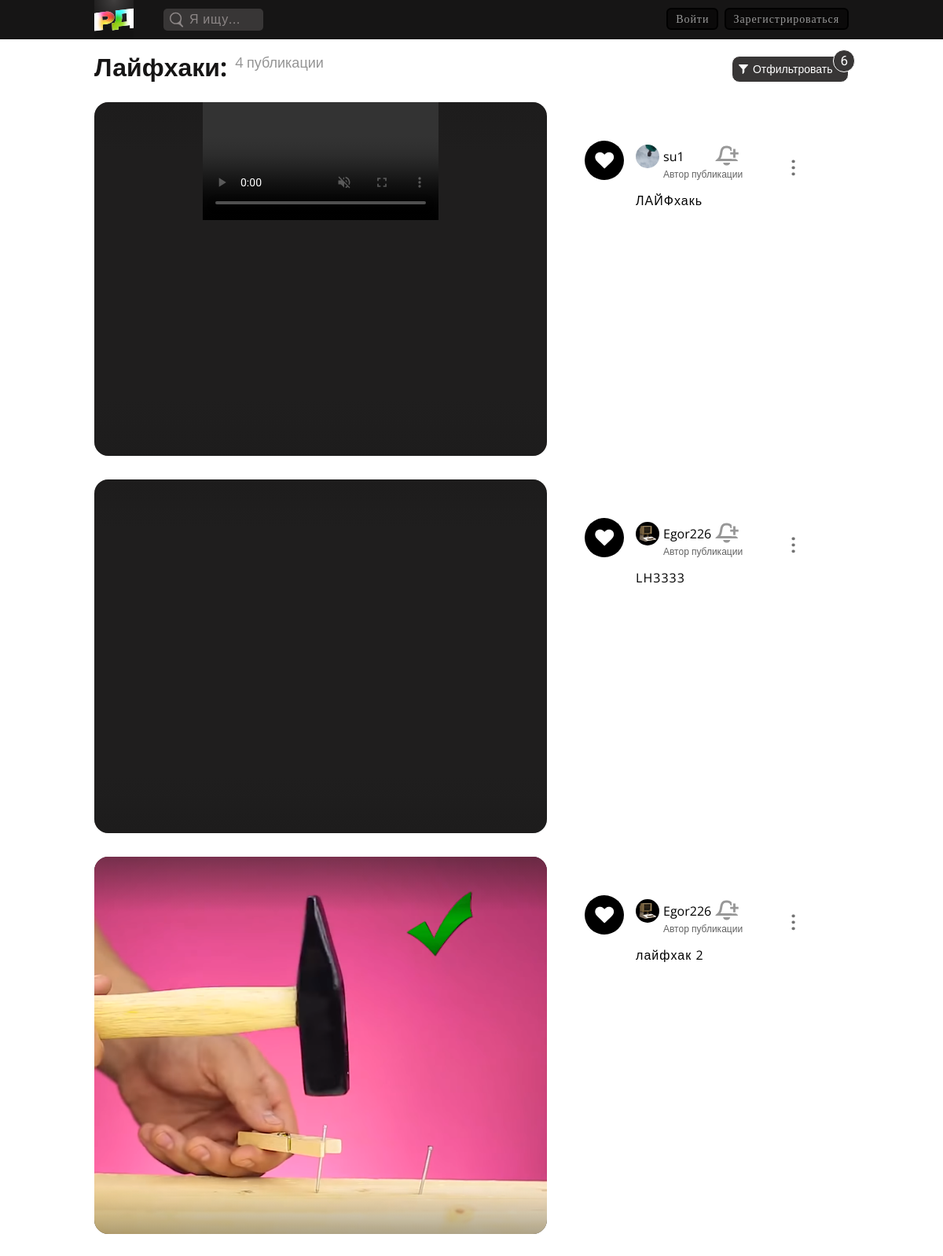
The page /pub/lifehacks/ (upper part) on the database as committed earlier.
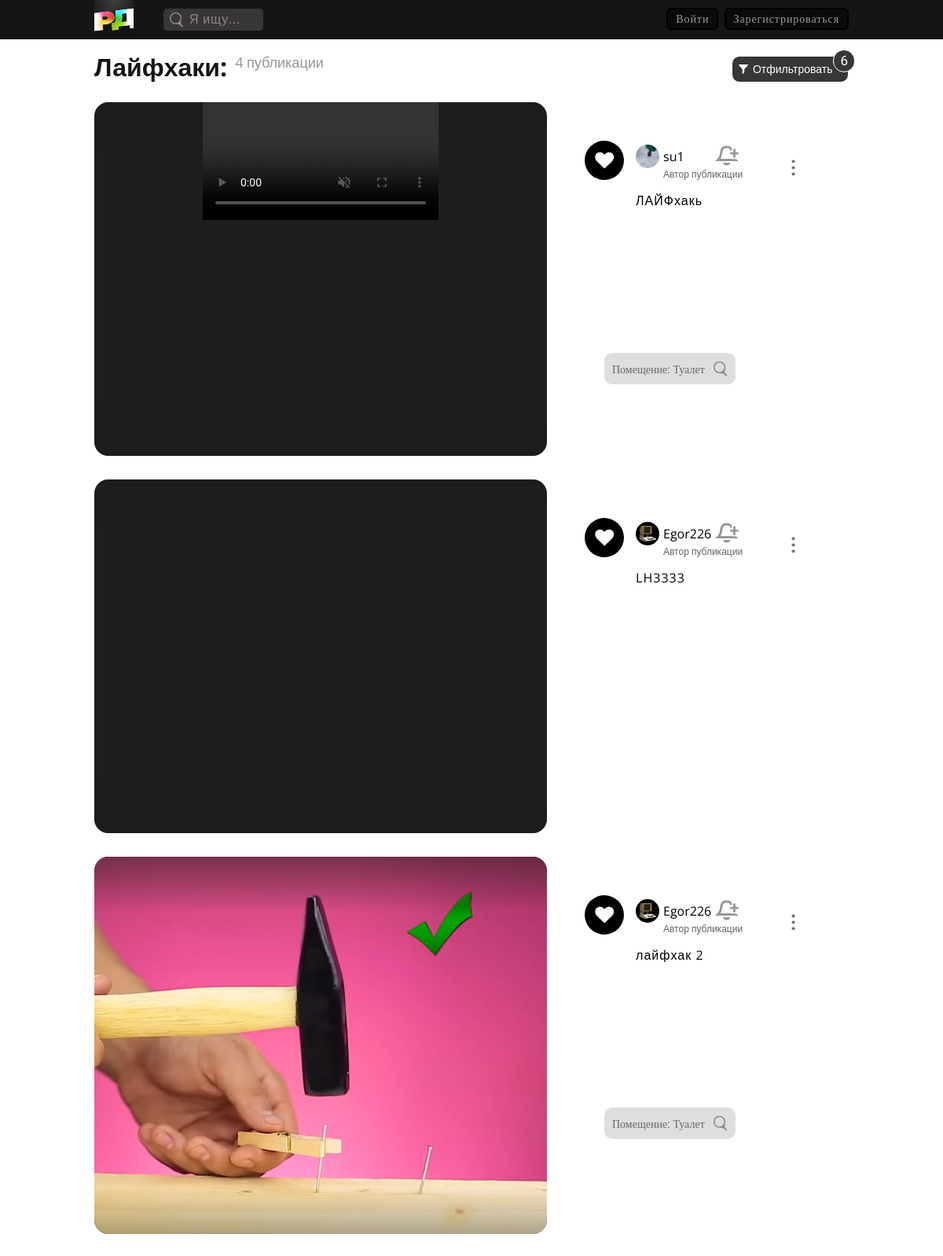
The same page on the database as committed later.
### publicationapp/models.py (models this page shows, shortened)
class Publication(models.Model):
    title = models.CharField(max_length=135, verbose_name='Заголовок публикации')
    type = models.ForeignKey('PubTypes', on_delete=models.SET_DEFAULT, default=1, verbose_name='Вид публикации', blank=False)
    preview = models.FileField(max_length=200, upload_to='pub_media', validators=[FileExtensionValidator(['mp4', 'mov', 'png', 'jpg', 'jpeg', 'pdf'])], verbose_name='Превью')
    content_first_desc =  models.TextField(verbose_name='Текст перед фотографиями', default='')
    content_last_desc =  models.TextField(verbose_name='Текст после фотографий', blank=True, null=True, default='')
    tags = models.ManyToManyField('Tag', verbose_name='Теги публикции')
    cost_min = models.FloatField(validators=[MinValueValidator(0.0)], blank=True, default=0, verbose_name='бюджет от')
    cost_max = models.FloatField(validators=[MinValueValidator(0.0)], blank=True, default=1, verbose_name='бюджет до')
    author = models.ForeignKey(settings.AUTH_USER_MODEL, on_delete=models.DO_NOTHING, null=True, verbose_name='Автор')
    pushed = models.DateTimeField(auto_now_add=True, verbose_name='Дата и время публикации')
    seen_count = models.IntegerField(default=0, verbose_name='Сколько раз публикация была просмотрена')
    saved_count = models.IntegerField(default=0, verbose_name='Сколько раз публикация была сохранена')
    reported_count = models.IntegerField(default=0, verbose_name='Сколько раз на публикация было жалоб')
    shared_count = models.IntegerField(default=0, verbose_name='Сколько раз нажали поделиться публикацией')
    average_age_watchers = models.IntegerField(default=0, verbose_name='Средний возраст просмотревших')
    average_age_savers = models.IntegerField(default=0, verbose_name='Средний возраст сохранивших')
    class Meta:
        verbose_name = 'Публикация'
        verbose_name_plural = 'Публикации'
        ordering = ('-pushed',)

class Tag(models.Model):
    name = models.CharField(max_length=255, verbose_name='Значение тега')
    pub_type = models.ManyToManyField('PubTypes', verbose_name='Тип публикации')
    category = models.ForeignKey('TagCategory', on_delete=models.CASCADE, verbose_name='Категория тега', blank=False)
    class Meta:
        verbose_name = 'Тег публикации'
        verbose_name_plural = 'Теги публикции'

class TagCategory(models.Model):
    name = models.CharField(max_length=135, verbose_name='Название категории')
    class Meta:
        verbose_name = 'Категория тегов'
        verbose_name_plural = 'Категории тегов'
    def __str__(self):
        return self.name

### authapp/models.py (models this page shows, shortened)
class User(AbstractUser):
    photo = models.ImageField(upload_to='users_avatars', blank=True, null=True, default='users_avatars/no_avatar.png', verbose_name='Аватарка')
    role = models.ForeignKey('UserRoles', on_delete=models.SET_DEFAULT, default=1, verbose_name='Роль в ИС', blank=False)
    bio = models.CharField(max_length=100, blank=True, null=True, verbose_name='Самоописание/статус')
    age = models.PositiveIntegerField(verbose_name='Возраст', null=True, blank=True, validators=[MinValueValidator(1), MaxValueValidator(140)])
    phone_number = models.PositiveIntegerField(null=True, blank=False, unique=True, verbose_name="Номер телефона", validators=[MinValueValidator(1), MaxValueValidator(99999999999)])
    last_entry = models.DateTimeField(auto_now=True, verbose_name='Дата и время последней авторизации')
    reported_count = models.IntegerField(default=0, verbose_name='Сколько раз на пользователя было жалоб')
    seen_count = models.IntegerField(default=0, verbose_name='Сколько раз пользователя просматривали')
    class Meta:
        verbose_name = 'Пользователь'
        verbose_name_plural = 'Пользователи'

### publicationapp/views.py (the view)
# urls.py: path('lifehacks/', publicationapp.LifehacksWatch.as_view(), name='lifehacks'),
class LifehacksWatch(ListView):
    model = Publication
    template_name = 'publicationapp/lifehacks.html'
    context_object_name = 'pubs'
    def get_queryset(self):
        pubs = filter_pubs(self.request.GET) if self.request.method == 'GET' and 'to_filter' in self.request.GET else Publication.objects.filter(type=31)
        return pubs
    def get_context_data(self, **kwargs):
        context = super(LifehacksWatch, self).get_context_data(**kwargs)
        saved_pubs =          [sp.pub_id.id for sp in SavedPubs.objects.filter(saver_id=self.request.user, pub_id__type=31)] if self.request.user.is_authenticated else None
        subscribing_authors = [sa.star_id.id for sa in (UserSubscribes.objects.filter(subscriber_id=self.request.user))]     if self.request.user.is_authenticated else None
        tags = Tag.objects.filter(pub_type=PubTypes.objects.get(id=31))
        tag_categories = TagCategory.objects.filter(id__in=tags.values_list('category', flat=True))
        selected_filters = self.request.GET if self.request.method == 'GET' and 'to_filter' in self.request.GET else {}
        context.update({
            'saved_pubs': saved_pubs,
            'subscribing_authors': subscribing_authors,
            'tags': tags,
            'tag_categories': tag_categories,
            'selected_filters': selected_filters,
        })
        return context

### publicationapp/templates/publicationapp/lifehacks.html (shortened to what the changed rows need)
{% extends 'mainapp/base.html' %}
{% block css %}
  <link rel="stylesheet" href="/static/lib\css\style_hello_user.css">
  <link rel="stylesheet" href="/static/lib\css\style_header.css">
  <link rel="stylesheet" href="/static/lib\css\style_footer.css">
  <link rel="stylesheet" href="/static/lib\css\style_watch_designs.css">
  <link rel="stylesheet" href="/static/lib\css\style_watch_lifehacks.css">
  <link rel="stylesheet" href="/static/lib\css\style_filter.css">
{% endblock %}
{% block content %}
  <div class="pubs_container"{% if not pubs %} style="height: 400px" {% endif %}>
    {% for pub in pubs %}
    <div class="pub_one lifehack" id="{{ pub.id }}">
      <div class="media">
        {% if '.mp4' in pub.preview.url or '.mov' in pub.preview.url %}
        <video class="paused" muted="muted" controls="controls" loop>
          <source src="{{ pub.preview.url }}" type='video/mp4;'>
        </video>
        {% else %}
          <img src="{{ pub.preview.url }}" alt="">
        {% endif %}
        <div class="img_black_gradient"> </div>
      </div>
      <div class="pub_info">
        <div class="pub_to_do">
          {% if pub.id in saved_pubs %}
            <div class="user_just_saved_it pub_saved">
          {% else %}
            <div class="user_just_saved_it">
          {% endif %}
              <a onclick="
              {% if user.is_authenticated %}
                toggleSavePub_LH( {{ pub.id }} )
              {% else %}
                YouHaveToLogin('сохранить публикацию')
              {% endif %}
              " title="Сохранить в «Избранное»"><img src="/static/sources/SVG/heart.svg" alt=""></a>
            </div>
          <div class="pub_author_cntnr">
            <div class="pub_author">
              <a href="{% url 'auth:account_one' pk=pub.author.id %}"><img src="{{ pub.author.photo.url }}" alt=""></a>
              <div class="nickname_and_role">
                <div class="nickname">
                  <a href="{% url 'auth:account_one' pk=pub.author.id %}" class="nickname_link">{{ pub.author.username }}</a>
                    {% if user.is_authenticated %}
                      <a onclick="toggleGetNotiFromAuthor( {{ pub.author.id }} )" class="nickname_noti" id="{{ pub.author.id }}">
                      {% if pub.author.id in subscribing_authors %}
                        <div class="get_noti noties_gotten" title="Получать уведомления о новых записях пользователя {{ pub.author.username }}"></div></a>
                      {% else %}
                        <div class="get_noti" title="Получать уведомления о новых записях пользователя {{ pub.author.username }}"></div></a>
                      {% endif %}
                    {% else %}
                      <a onclick="YouHaveToLogin('получать уведомления о новых публикациях этого автора')" class="nickname_noti">
                      <div class="get_noti" title="Получать уведомления о новых записях пользователя {{ pub.author.username }}"></div></a>
                    {% endif %}
                </div>
                <p class="role">Автор публикации</p>
              </div>
            </div>
          </div>
            <a onclick="
              {% if user.is_authenticated %}
                togglePubAdditionalFunctions({{ pub.id }})
              {% else %}
                YouHaveToLogin('подать жалобу или поделиться этой публикацией')
              {% endif %}
            "><div class="pub_show_full">•••</div></a>
        </div>
        <div class="div_pub_text">
          <p class="pub_text">{{ pub.title }}</p>
        </div>
        <div class="pub_tags_container">
          {% for tag in pub.tags.all %}
            <form class="opened_filter_form" action="{% url 'pub:lifehacks' %}" method="GET">
              <div class="pub_tag">
                <input style="cursor: pointer; margin: 0; background: none; border: none; font-size: 14px; color: #686868; font-family: 'Open Sans'; padding-right: 10px;"
                  type="submit" name="to_filter" value="{{ tag.category }}: {{ tag.name }}">
                <img src="/static/sources/SVG/search.svg" alt="">
              </div>
            </form>
          {% endfor%}
        </div>
      </div>
    </div>
    {% endfor %}
    </div>
{% endblock %}

Rows that differ between the two databases and show on the page:
added Tag: to_filter "Помещение: Туалет"
